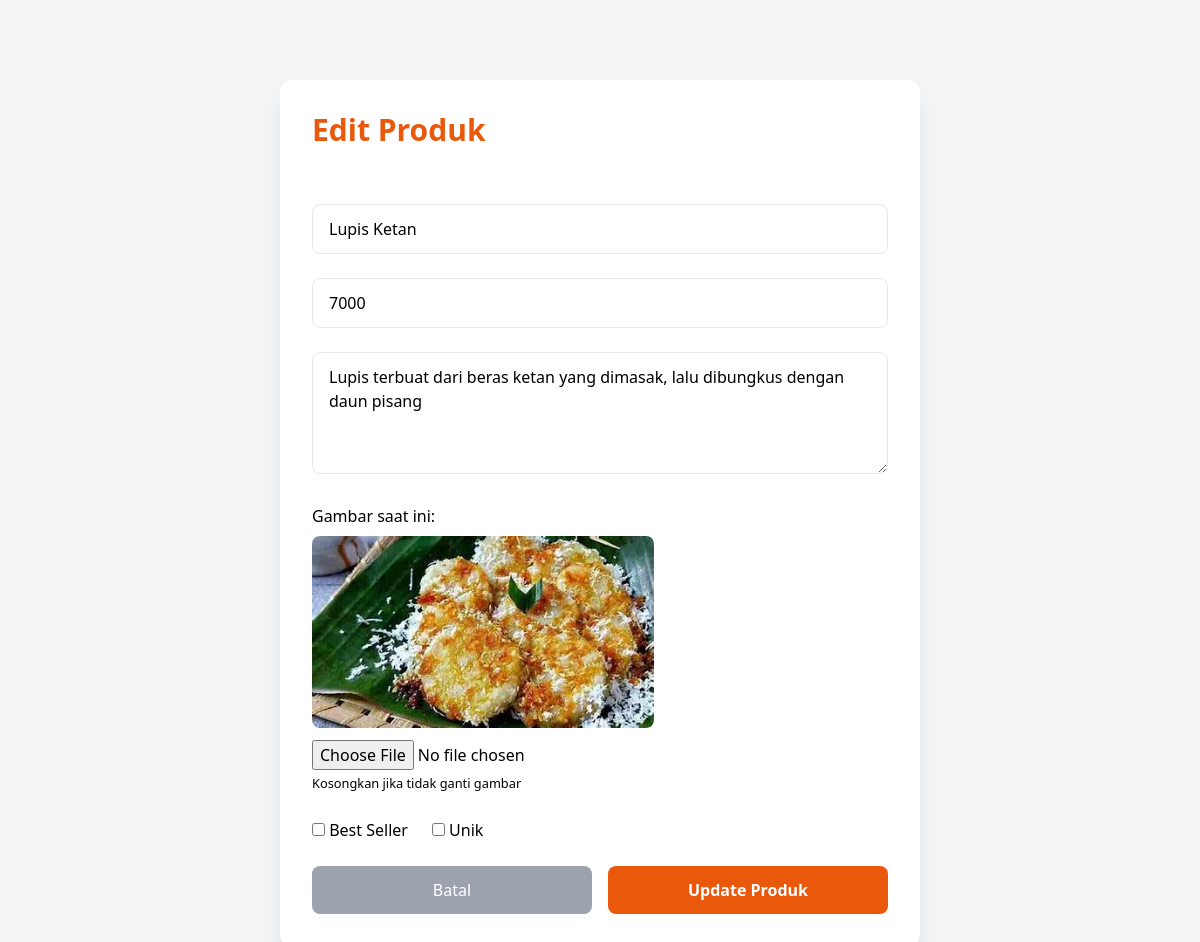
The app's page /admin/edit_produk.php?id=5 (signed in) with its own data.
### tables this page shows
CREATE TABLE `produk` (
  `id` int(11) NOT NULL,
  `nama` varchar(100) NOT NULL,
  `harga` int(11) NOT NULL,
  `gambar` varchar(255) NOT NULL,
  `deskripsi` text DEFAULT NULL,
  `bestseller` tinyint(1) DEFAULT 0,
  `unik` tinyint(1) DEFAULT 0,
  `created_at` datetime DEFAULT current_timestamp()
);

### admin/edit_produk.php (the view, shortened to what this page needs)
<?php
require '../includes/db.php';
$id = $_GET['id'];
$stmt = $pdo->prepare("SELECT * FROM produk WHERE id = ?");
$stmt->execute([$id]);
$produk = $stmt->fetch();
?>
<!DOCTYPE html>
<html lang="id">
<head>
  <script src="https://cdn.tailwindcss.com"></script>
</head>
<body class="bg-gray-100 min-h-screen pt-20">
  <div class="container mx-auto px-4 max-w-2xl">
    <div class="bg-white rounded-xl shadow-xl p-8">
      <h1 class="text-3xl font-bold text-orange-600 mb-8">Edit Produk</h1>
      <form method="POST" enctype="multipart/form-data" class="space-y-6">
        <input type="text" name="nama" value="<?= htmlspecialchars($produk['nama']) ?>" required class="w-full px-4 py-3 border rounded-lg">
        <input type="number" name="harga" value="<?= $produk['harga'] ?>" required class="w-full px-4 py-3 border rounded-lg">
        <textarea name="deskripsi" class="w-full px-4 py-3 border rounded-lg" rows="4"><?= htmlspecialchars($produk['deskripsi']) ?></textarea>
        <div>
          <p class="mb-2">Gambar saat ini:</p>
          <img src="../assets/img/<?= $produk['gambar'] ?>" class="h-48 object-cover rounded-lg">
          <input type="file" name="gambar" accept="image/*" class="mt-3 w-full">
          <small>Kosongkan jika tidak ganti gambar</small>
        </div>
        <div class="flex gap-6">
          <label><input type="checkbox" name="bestseller" <?= $produk['bestseller']?'checked':'' ?>> Best Seller</label>
          <label><input type="checkbox" name="unik" <?= $produk['unik']?'checked':'' ?>> Unik</label>
        </div>
        <div class="flex gap-4">
          <a href="admin_dashboard.php" class="flex-1 text-center py-3 bg-gray-400 text-white rounded-lg">Batal</a>
          <button type="submit" class="flex-1 py-3 bg-orange-600 text-white rounded-lg font-bold">Update Produk</button>
        </div>
      </form>
    </div>
  </div>
</body>
</html>

### records on screen
produk: nama "Lupis Ketan", harga "7000", deskripsi "Lupis terbuat dari beras ketan yang dimasak, lalu dibungkus dengan daun pisang", gambar (picture)
